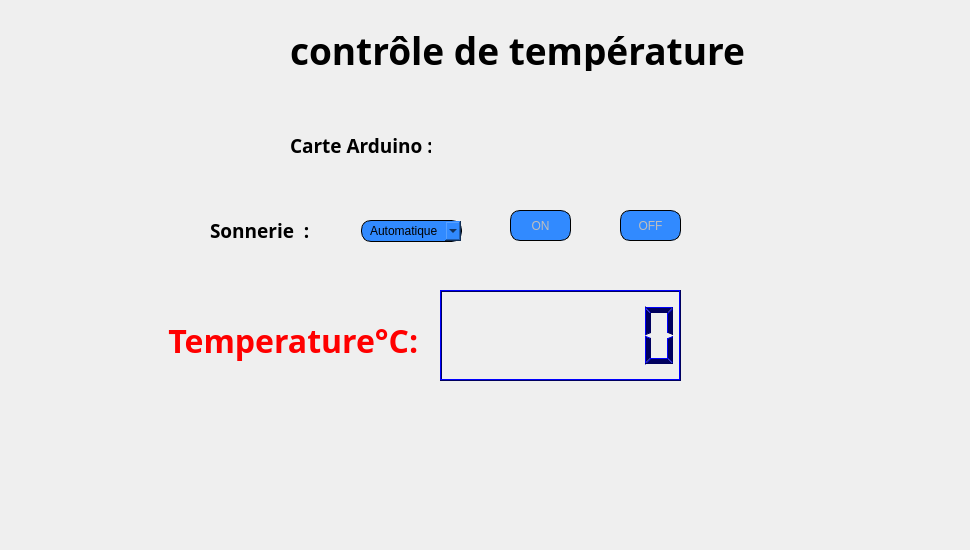
    <widget class="QWidget" name="tab_7">
     <attribute name="icon">
      <iconset resource="Resources.qrc">
       <normaloff>:/images/temperature.png</normaloff>:/images/temperature.png</iconset>
     </attribute>
     <attribute name="title">
      <string>Contrôle de température</string>
     </attribute>
     <widget class="QPushButton" name="buttonon">
      <property name="enabled">
       <bool>false</bool>
      </property>
      <property name="geometry">
       <rect>
        <x>510</x>
        <y>210</y>
        <width>61</width>
        <height>31</height>
       </rect>
      </property>
      <property name="styleSheet">
       <string notr="true">	border: 1px solid black;
border-radius: 10px;
padding: 0 8px;
background: #318aff;
font: bold, &quot;Arial&quot;;;
text-align:center;</string>
      </property>
      <property name="text">
       <string>ON</string>
      </property>
     </widget>
     <widget class="QLabel" name="temp_label_2">
      <property name="geometry">
       <rect>
        <x>210</x>
        <y>210</y>
        <width>111</width>
        <height>41</height>
       </rect>
      </property>
      <property name="font">
       <font>
        <family>Trebuchet MS</family>
        <pointsize>14</pointsize>
        <weight>75</weight>
        <bold>true</bold>
       </font>
      </property>
      <property name="text">
       <string>Sonnerie  :</string>
      </property>
     </widget>
     <widget class="QWidget" name="layoutWidget">
      <property name="geometry">
       <rect>
        <x>440</x>
        <y>290</y>
        <width>241</width>
        <height>91</height>
       </rect>
      </property>
      <layout class="QHBoxLayout" name="horizontalLayout">
       <item>
        <widget class="QLCDNumber" name="temp_lcdNumber">
         <property name="palette">
          <palette>
           <active>
            <colorrole role="WindowText">
             <brush brushstyle="SolidPattern">
              <color alpha="255">
               <red>0</red>
               <green>0</green>
               <blue>94</blue>
              </color>
             </brush>
            </colorrole>
            <colorrole role="Button">
             <brush brushstyle="SolidPattern">
              <color alpha="255">
               <red>110</red>
               <green>165</green>
               <blue>165</blue>
              </color>
             </brush>
            </colorrole>
            <colorrole role="Light">
             <brush brushstyle="SolidPattern">
              <color alpha="255">
               <red>0</red>
               <green>0</green>
               <blue>255</blue>
              </color>
             </brush>
            </colorrole>
            <colorrole role="Dark">
             <brush brushstyle="SolidPattern">
              <color alpha="255">
               <red>0</red>
               <green>0</green>
               <blue>94</blue>
              </color>
             </brush>
            </colorrole>
            <colorrole role="Text">
             <brush brushstyle="SolidPattern">
              <color alpha="255">
               <red>60</red>
               <green>60</green>
               <blue>60</blue>
              </color>
             </brush>
            </colorrole>
            <colorrole role="ButtonText">
             <brush brushstyle="SolidPattern">
              <color alpha="255">
               <red>76</red>
               <green>76</green>
               <blue>76</blue>
              </color>
             </brush>
            </colorrole>
            <colorrole role="Base">
             <brush brushstyle="SolidPattern">
              <color alpha="255">
               <red>110</red>
               <green>165</green>
               <blue>165</blue>
              </color>
             </brush>
            </colorrole>
            <colorrole role="Window">
             <brush brushstyle="SolidPattern">
              <color alpha="255">
               <red>110</red>
               <green>165</green>
               <blue>165</blue>
              </color>
             </brush>
            </colorrole>
            <colorrole role="PlaceholderText">
             <brush brushstyle="NoBrush">
              <color alpha="128">
               <red>60</red>
               <green>60</green>
               <blue>60</blue>
              </color>
             </brush>
            </colorrole>
           </active>
           <inactive>
            <colorrole role="WindowText">
             <brush brushstyle="SolidPattern">
              <color alpha="255">
               <red>0</red>
               <green>0</green>
               <blue>94</blue>
              </color>
             </brush>
            </colorrole>
            <colorrole role="Button">
             <brush brushstyle="SolidPattern">
              <color alpha="255">
               <red>110</red>
               <green>165</green>
               <blue>165</blue>
              </color>
             </brush>
            </colorrole>
            <colorrole role="Light">
             <brush brushstyle="SolidPattern">
              <color alpha="255">
               <red>0</red>
               <green>0</green>
               <blue>255</blue>
              </color>
             </brush>
            </colorrole>
            <colorrole role="Dark">
             <brush brushstyle="SolidPattern">
              <color alpha="255">
               <red>0</red>
               <green>0</green>
               <blue>94</blue>
              </color>
             </brush>
            </colorrole>
            <colorrole role="Text">
             <brush brushstyle="SolidPattern">
              <color alpha="255">
               <red>60</red>
               <green>60</green>
               <blue>60</blue>
              </color>
             </brush>
            </colorrole>
            <colorrole role="ButtonText">
             <brush brushstyle="SolidPattern">
              <color alpha="255">
               <red>76</red>
               <green>76</green>
               <blue>76</blue>
              </color>
             </brush>
            </colorrole>
            <colorrole role="Base">
             <brush brushstyle="SolidPattern">
              <color alpha="255">
               <red>110</red>
               <green>165</green>
               <blue>165</blue>
              </color>
             </brush>
            </colorrole>
            <colorrole role="Window">
             <brush brushstyle="SolidPattern">
              <color alpha="255">
               <red>110</red>
               <green>165</green>
               <blue>165</blue>
              </color>
             </brush>
            </colorrole>
            <colorrole role="PlaceholderText">
             <brush brushstyle="NoBrush">
              <color alpha="128">
               <red>60</red>
               <green>60</green>
               <blue>60</blue>
              </color>
             </brush>
            </colorrole>
           </inactive>
           <disabled>
            <colorrole role="WindowText">
             <brush brushstyle="SolidPattern">
              <color alpha="255">
               <red>0</red>
               <green>0</green>
               <blue>94</blue>
              </color>
             </brush>
            </colorrole>
            <colorrole role="Button">
             <brush brushstyle="SolidPattern">
              <color alpha="255">
               <red>110</red>
               <green>165</green>
               <blue>165</blue>
              </color>
             </brush>
            </colorrole>
            <colorrole role="Light">
             <brush brushstyle="SolidPattern">
              <color alpha="255">
               <red>0</red>
               <green>0</green>
               <blue>255</blue>
              </color>
             </brush>
            </colorrole>
            <colorrole role="Dark">
             <brush brushstyle="SolidPattern">
              <color alpha="255">
               <red>0</red>
               <green>0</green>
               <blue>94</blue>
              </color>
             </brush>
            </colorrole>
            <colorrole role="Text">
             <brush brushstyle="SolidPattern">
              <color alpha="255">
               <red>0</red>
               <green>0</green>
               <blue>94</blue>
              </color>
             </brush>
            </colorrole>
            <colorrole role="ButtonText">
             <brush brushstyle="SolidPattern">
              <color alpha="255">
               <red>0</red>
               <green>0</green>
               <blue>94</blue>
              </color>
             </brush>
            </colorrole>
            <colorrole role="Base">
             <brush brushstyle="SolidPattern">
              <color alpha="255">
               <red>110</red>
               <green>165</green>
               <blue>165</blue>
              </color>
             </brush>
            </colorrole>
            <colorrole role="Window">
             <brush brushstyle="SolidPattern">
              <color alpha="255">
               <red>110</red>
               <green>165</green>
               <blue>165</blue>
              </color>
             </brush>
            </colorrole>
            <colorrole role="PlaceholderText">
             <brush brushstyle="NoBrush">
              <color alpha="128">
               <red>60</red>
               <green>60</green>
               <blue>60</blue>
              </color>
             </brush>
            </colorrole>
           </disabled>
          </palette>
         </property>
         <property name="styleSheet">
          <string notr="true"/>
         </property>
         <property name="digitCount">
          <number>7</number>
         </property>
        </widget>
       </item>
      </layout>
     </widget>
     <widget class="QLabel" name="label_alert">
      <property name="geometry">
       <rect>
        <x>220</x>
        <y>400</y>
        <width>491</width>
        <height>51</height>
       </rect>
      </property>
      <property name="font">
       <font>
        <pointsize>26</pointsize>
        <weight>75</weight>
        <bold>true</bold>
       </font>
      </property>
      <property name="styleSheet">
       <string notr="true">color:RED;</string>
      </property>
      <property name="text">
       <string/>
      </property>
     </widget>
     <widget class="QLabel" name="temp_label">
      <property name="geometry">
       <rect>
        <x>160</x>
        <y>310</y>
        <width>261</width>
        <height>61</height>
       </rect>
      </property>
      <property name="font">
       <font>
        <family>Trebuchet MS</family>
        <pointsize>24</pointsize>
        <weight>75</weight>
        <bold>true</bold>
        <underline>false</underline>
       </font>
      </property>
      <property name="styleSheet">
       <string notr="true">color: rgb(255, 0, 0);</string>
      </property>
      <property name="text">
       <string> Temperature°C:</string>
      </property>
      <property name="textFormat">
       <enum>Qt::AutoText</enum>
      </property>
     </widget>
     <widget class="QPushButton" name="buttonoff">
      <property name="enabled">
       <bool>false</bool>
      </property>
      <property name="geometry">
       <rect>
        <x>620</x>
        <y>210</y>
        <width>61</width>
        <height>31</height>
       </rect>
      </property>
      <property name="styleSheet">
       <string notr="true">	border: 1px solid black;
border-radius: 10px;
padding: 0 8px;
background: #318aff;
font: bold, &quot;Arial&quot;;;
text-align:center;</string>
      </property>
      <property name="text">
       <string>OFF</string>
      </property>
     </widget>
     <widget class="QLabel" name="label_controle_temp">
      <property name="geometry">
       <rect>
        <x>290</x>
        <y>30</y>
        <width>511</width>
        <height>41</height>
       </rect>
      </property>
      <property name="font">
       <font>
        <family>Trebuchet MS</family>
        <pointsize>28</pointsize>
        <weight>75</weight>
        <bold>true</bold>
       </font>
      </property>
      <property name="text">
       <string>contrôle de température</string>
      </property>
      <property name="textFormat">
       <enum>Qt::AutoText</enum>
      </property>
     </widget>
     <widget class="QLabel" name="label_temp">
      <property name="geometry">
       <rect>
        <x>150</x>
        <y>80</y>
        <width>711</width>
        <height>391</height>
       </rect>
      </property>
      <property name="text">
       <string/>
      </property>
      <property name="pixmap">
       <pixmap resource="Resources.qrc">:/images/imf.jpg</pixmap>
      </property>
     </widget>
     <widget class="QLabel" name="label_historrys">
      <property name="geometry">
       <rect>
        <x>0</x>
        <y>0</y>
        <width>961</width>
        <height>541</height>
       </rect>
      </property>
      <property name="text">
       <string/>
      </property>
      <property name="pixmap">
       <pixmap resource="Resources.qrc">:/images/haya.png</pixmap>
      </property>
     </widget>
     <widget class="QLabel" name="temp_label_7">
      <property name="geometry">
       <rect>
        <x>290</x>
        <y>120</y>
        <width>141</width>
        <height>51</height>
       </rect>
      </property>
      <property name="font">
       <font>
        <family>Trebuchet MS</family>
        <pointsize>14</pointsize>
        <weight>75</weight>
        <bold>true</bold>
       </font>
      </property>
      <property name="text">
       <string>Carte Arduino :</string>
      </property>
     </widget>
     <widget class="QLabel" name="label_connect">
      <property name="geometry">
       <rect>
        <x>470</x>
        <y>120</y>
        <width>71</width>
        <height>41</height>
       </rect>
      </property>
      <property name="text">
       <string/>
      </property>
      <property name="pixmap">
       <pixmap resource="Resources.qrc">:/images/usb.png</pixmap>
      </property>
      <property name="scaledContents">
       <bool>true</bool>
      </property>
     </widget>
     <widget class="QComboBox" name="combotype">
      <property name="geometry">
       <rect>
        <x>361</x>
        <y>220</y>
        <width>101</width>
        <height>22</height>
       </rect>
      </property>
      <property name="styleSheet">
       <string notr="true">	border: 1px solid black;
border-radius: 10px;
padding: 0 8px;
background: #318aff;
font: bold, &quot;Arial&quot;;;
text-align:center;</string>
      </property>
      <item>
       <property name="text">
        <string>Automatique</string>
       </property>
      </item>
      <item>
       <property name="text">
        <string>Manuelle</string>
       </property>
      </item>
     </widget>
     <widget class="QLabel" name="label_alert_2">
      <property name="geometry">
       <rect>
        <x>730</x>
        <y>400</y>
        <width>61</width>
        <height>51</height>
       </rect>
      </property>
      <property name="text">
       <string/>
      </property>
      <property name="pixmap">
       <pixmap resource="Resources.qrc">:/images/thermometerr.png</pixmap>
      </property>
      <property name="scaledContents">
       <bool>true</bool>
      </property>
     </widget>
     <widget class="QLabel" name="label_etat_2">
      <property name="geometry">
       <rect>
        <x>760</x>
        <y>200</y>
        <width>51</width>
        <height>51</height>
       </rect>
      </property>
      <property name="text">
       <string/>
      </property>
      <property name="pixmap">
       <pixmap resource="Resources.qrc">:/images/mute.png</pixmap>
      </property>
      <property name="scaledContents">
       <bool>true</bool>
      </property>
     </widget>
     <widget class="QLabel" name="label">
      <property name="geometry">
       <rect>
        <x>170</x>
        <y>120</y>
        <width>101</width>
        <height>51</height>
       </rect>
      </property>
      <property name="text">
       <string/>
      </property>
      <property name="pixmap">
       <pixmap resource="Resources.qrc">:/images/arduino.png</pixmap>
      </property>
      <property name="scaledContents">
       <bool>true</bool>
      </property>
     </widget>
     <zorder>label_historrys</zorder>
     <zorder>label_temp</zorder>
     <zorder>buttonon</zorder>
     <zorder>temp_label_2</zorder>
     <zorder>layoutWidget</zorder>
     <zorder>label_alert</zorder>
     <zorder>temp_label</zorder>
     <zorder>buttonoff</zorder>
     <zorder>label_controle_temp</zorder>
     <zorder>temp_label_7</zorder>
     <zorder>label_connect</zorder>
     <zorder>combotype</zorder>
     <zorder>label_alert_2</zorder>
     <zorder>label_etat_2</zorder>
     <zorder>label</zorder>
    </widget>
